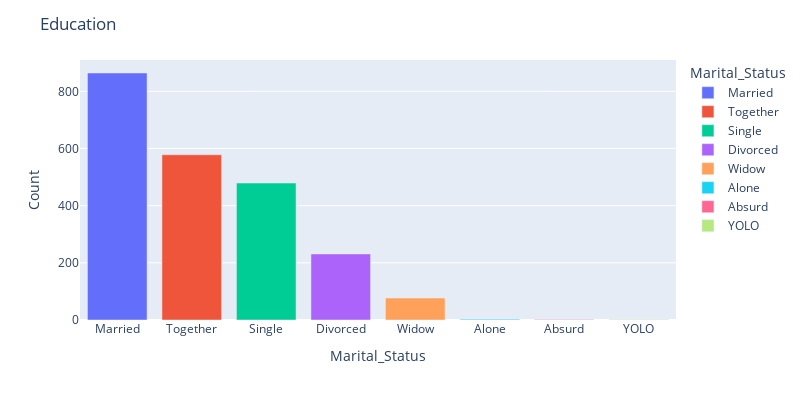

Here is the notebook cell this chart was saved with:
### Code cell
df_Edu = pd.DataFrame(df['Marital_Status'].value_counts()).reset_index()
df_Edu.columns = ['Marital_Status', 'Count']

fig = px.bar(df_Edu,
            x='Marital_Status',
            y='Count',
            color='Marital_Status')
fig.update_layout(width=800, height=400, title='Education ')
fig.show()

### Figure 1 — Plotly figure (JSON) as saved in the notebook; plotly's stock layout.template omitted (floating-point values rounded to 4 significant figures)
{"data": [{"alignmentgroup": "True", "hovertemplate": "Marital_Status=%{x}<br>Count=%{y}<extra></extra>", "legendgroup": "Married", "marker": {"color": "#636efa", "pattern": {"shape": ""}}, "name": "Married", "offsetgroup": "Married", "orientation": "v", "showlegend": true, "textposition": "auto", "type": "bar", "x": ["Married"], "xaxis": "x", "y": [864], "yaxis": "y"}, {"alignmentgroup": "True", "hovertemplate": "Marital_Status=%{x}<br>Count=%{y}<extra></extra>", "legendgroup": "Together", "marker": {"color": "#EF553B", "pattern": {"shape": ""}}, "name": "Together", "offsetgroup": "Together", "orientation": "v", "showlegend": true, "textposition": "auto", "type": "bar", "x": ["Together"], "xaxis": "x", "y": [578], "yaxis": "y"}, {"alignmentgroup": "True", "hovertemplate": "Marital_Status=%{x}<br>Count=%{y}<extra></extra>", "legendgroup": "Single", "marker": {"color": "#00cc96", "pattern": {"shape": ""}}, "name": "Single", "offsetgroup": "Single", "orientation": "v", "showlegend": true, "textposition": "auto", "type": "bar", "x": ["Single"], "xaxis": "x", "y": [479], "yaxis": "y"}, {"alignmentgroup": "True", "hovertemplate": "Marital_Status=%{x}<br>Count=%{y}<extra></extra>", "legendgroup": "Divorced", "marker": {"color": "#ab63fa", "pattern": {"shape": ""}}, "name": "Divorced", "offsetgroup": "Divorced", "orientation": "v", "showlegend": true, "textposition": "auto", "type": "bar", "x": ["Divorced"], "xaxis": "x", "y": [231], "yaxis": "y"}, {"alignmentgroup": "True", "hovertemplate": "Marital_Status=%{x}<br>Count=%{y}<extra></extra>", "legendgroup": "Widow", "marker": {"color": "#FFA15A", "pattern": {"shape": ""}}, "name": "Widow", "offsetgroup": "Widow", "orientation": "v", "showlegend": true, "textposition": "auto", "type": "bar", "x": ["Widow"], "xaxis": "x", "y": [77], "yaxis": "y"}, {"alignmentgroup": "True", "hovertemplate": "Marital_Status=%{x}<br>Count=%{y}<extra></extra>", "legendgroup": "Alone", "marker": {"color": "#19d3f3", "pattern": {"shape": ""}}, "name": "Alone", "offsetgroup": "Alone", "orientation": "v", "showlegend": true, "textposition": "auto", "type": "bar", "x": ["Alone"], "xaxis": "x", "y": [3], "yaxis": "y"}, {"alignmentgroup": "True", "hovertemplate": "Marital_Status=%{x}<br>Count=%{y}<extra></extra>", "legendgroup": "Absurd", "marker": {"color": "#FF6692", "pattern": {"shape": ""}}, "name": "Absurd", "offsetgroup": "Absurd", "orientation": "v", "showlegend": true, "textposition": "auto", "type": "bar", "x": ["Absurd"], "xaxis": "x", "y": [2], "yaxis": "y"}, {"alignmentgroup": "True", "hovertemplate": "Marital_Status=%{x}<br>Count=%{y}<extra></extra>", "legendgroup": "YOLO", "marker": {"color": "#B6E880", "pattern": {"shape": ""}}, "name": "YOLO", "offsetgroup": "YOLO", "orientation": "v", "showlegend": true, "textposition": "auto", "type": "bar", "x": ["YOLO"], "xaxis": "x", "y": [2], "yaxis": "y"}], "layout": {"barmode": "relative", "height": 400, "legend": {"title": {"text": "Marital_Status"}, "tracegroupgap": 0}, "margin": {"t": 60}, "title": {"text": "Education "}, "width": 800, "xaxis": {"anchor": "y", "categoryarray": ["Married", "Together", "Single", "Divorced", "Widow", "Alone", "Absurd", "YOLO"], "categoryorder": "array", "domain": [0, 1], "title": {"text": "Marital_Status"}}, "yaxis": {"anchor": "x", "domain": [0, 1], "title": {"text": "Count"}}}}
